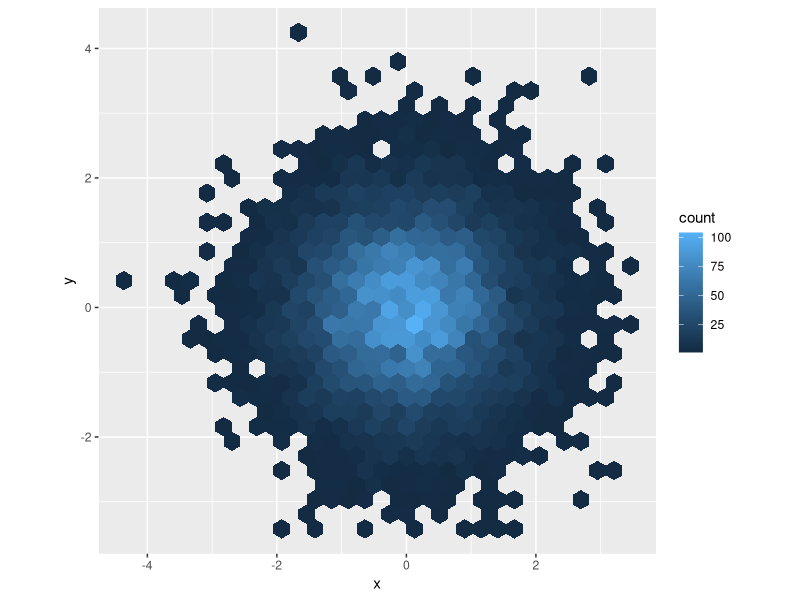
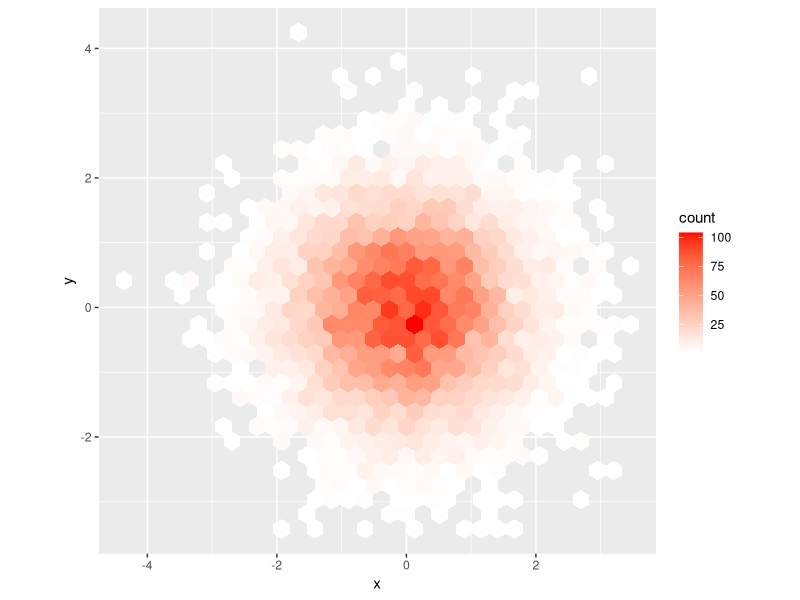
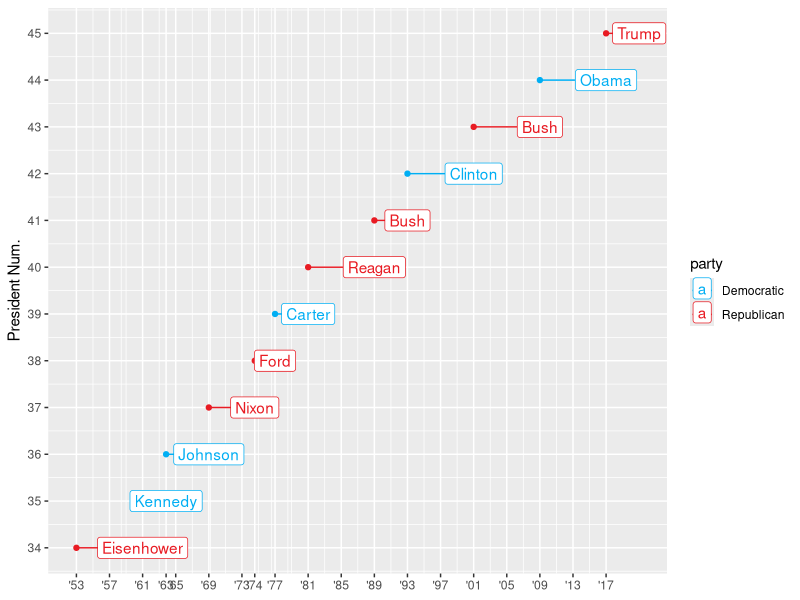
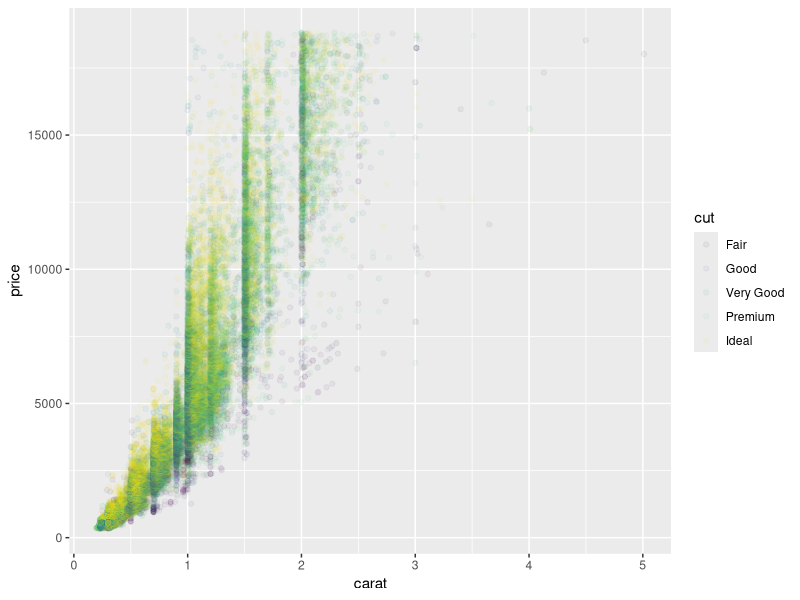
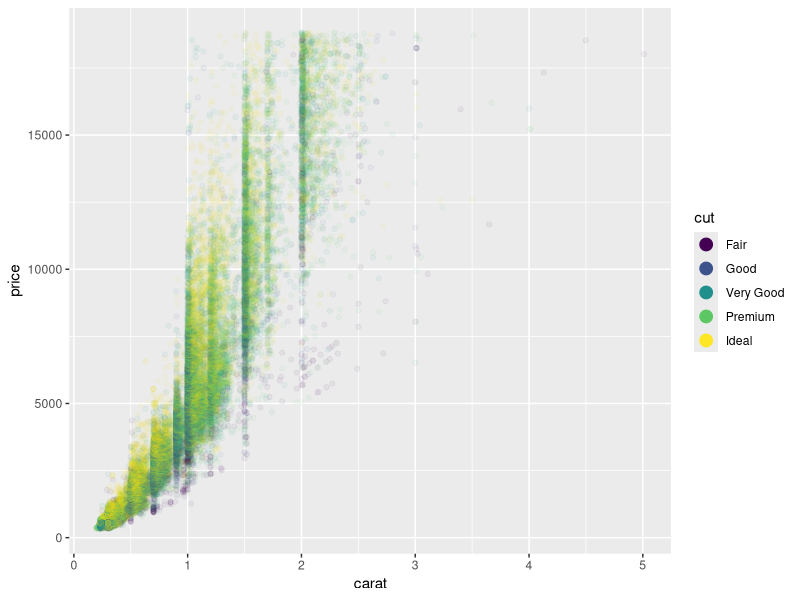

The R source for these figures, in order:
## ---- chunk 1
#| output: false
# Loading Packages
library(tidyverse)
## ---- chunk 2
df <- tibble(
  x = rnorm(10000),
  y = rnorm(10000)
)

ggplot(df, aes(x, y)) +
  geom_hex() +
  scale_color_gradient(low = "white", high = "red") +
  coord_fixed()
## ---- chunk 3
ggplot(df, aes(x, y)) +
  geom_hex() +
  scale_fill_gradient(low = "white", high = "red") + 
  coord_fixed()
## ---- chunk 4
#| height: 250px
dat <- presidential |> mutate(id = 33 + row_number())

# Creating vector of 4 year periods starting on (1953
terms <- date("1953-01-20") + years(x = 1:16 * 4)

# combine presidential starts with 4 year periods
p_breaks <- c(terms, presidential$start) |> unique() 

presidential |>
    ggplot(aes(x = start, y = dat$id, color = party)) +
    geom_point() +
    geom_segment(aes(xend = end, yend = dat$id)) +
    # Combining textbook plots (and add custom breaks)
    scale_x_date(name = NULL, breaks = p_breaks, date_labels = "'%y") +
    scale_color_manual(values = c(Republican = "#E81B23", Democratic = "#00AEF3")) +
    # Adding breaks for each term
    scale_y_continuous(name = "President Num.", breaks = 33:45) +
    # Adding Name Labels
    geom_label(
        data = dat,
        aes(x = end, y = id, label = name)
    )
## ---- chunk 5
ggplot(diamonds, aes(x = carat, y = price)) +
  geom_point(aes(color = cut), alpha = 1/20)
## ---- chunk 6
ggplot(diamonds, aes(x = carat, y = price)) +
  geom_point(aes(color = cut), alpha = 1/20) +
  guides(color = guide_legend(override.aes = list(alpha = 1, size = 4)))
